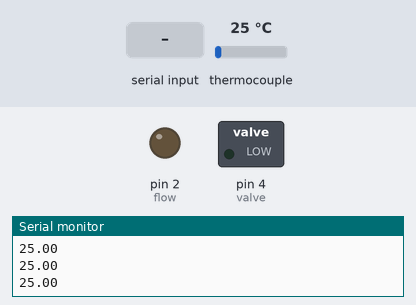
Bench run of a sketch on a simulated Arduino Uno, built with avr-gcc and run on an emulated ATmega328P. On the bench: switched loads named in the sketch (green lamp = pin HIGH), output pins drawn as LEDs (lit = HIGH), the last lines printed to the serial monitor. The test bench sets the inputs (shaded band); at power-on: thermocouple 25 °C.

Above: at 1.7 s.
1.8 s: "1\n" received over Serial
At 2.8 s:
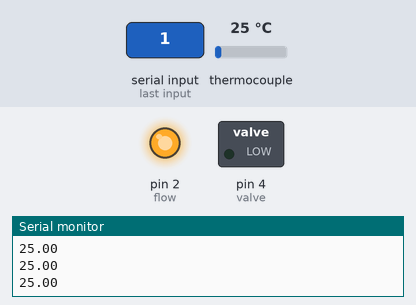
3.5 s: "3\n" received over Serial
At 4.2 s:
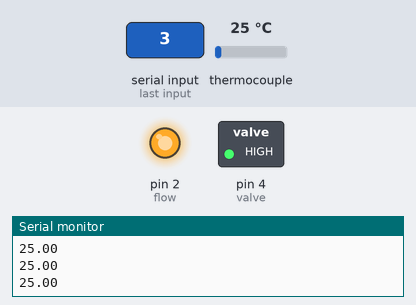
5.0 s: "0\n" received over Serial
At 5.6 s:
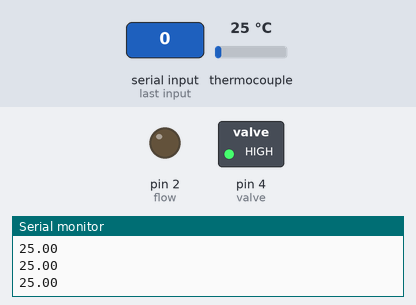
6.5 s: "90,45\n" received over Serial
At 6.9 s:
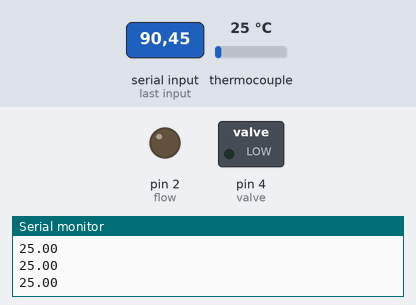
Timing chart, 0 to 9.0 s (numbered marks = the images above; inputs shaded):
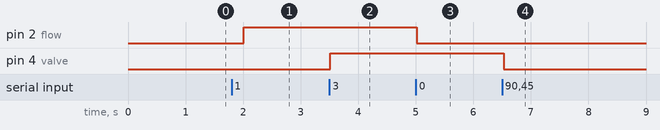

Measured:
- after the input at 1.8 s, pin 2 (flow): LOW → HIGH after 0.21 s
- after the input at 3.5 s, pin 4 (valve): LOW → HIGH at once
- after the input at 5.0 s, pin 2 (flow): HIGH → LOW at once
- after the input at 6.5 s, pin 4 (valve): HIGH → LOW at once

The sketch:

AlgaeArduinoScript_w_Temp_Sensing.ino
```cpp
#include "max6675.h"

int thermoDO = 5;
int thermoCS = 6;
int thermoCLK = 7;
int flow = 2;
int valve = 4;
int serial_out = 0;

MAX6675 thermocouple(thermoCLK, thermoCS, thermoDO);

void setup() {
  // put your setup code here, to run once:
  Serial.begin(9600);
  pinMode(flow, OUTPUT);
  pinMode(valve, OUTPUT);
  // wait for MAX chip to stabilize
  delay(500);
}

void loop() {
  // put your main code here, to run repeatedly:
  //Serial.print("C = ");
  Serial.println(thermocouple.readCelsius());
  // reply only when you receive data:
  if (Serial.available() > 0) {
    // read the incoming byte:
    serial_out = Serial.parseInt();
    Serial.read();
  if (serial_out==0) {
    digitalWrite(flow, LOW);
  }
  else if (serial_out==1) {
    digitalWrite(flow, HIGH);
  }
  else if (serial_out==2) {
    digitalWrite(valve, LOW);
  }
  else if (serial_out==3) {
    digitalWrite(valve, HIGH);
  }
  else {
    digitalWrite(flow, LOW);
    digitalWrite(valve, LOW);
  }
  }
  // For the MAX6675 to update, you must delay AT LEAST 250ms between reads!
  delay(250);
}
```
